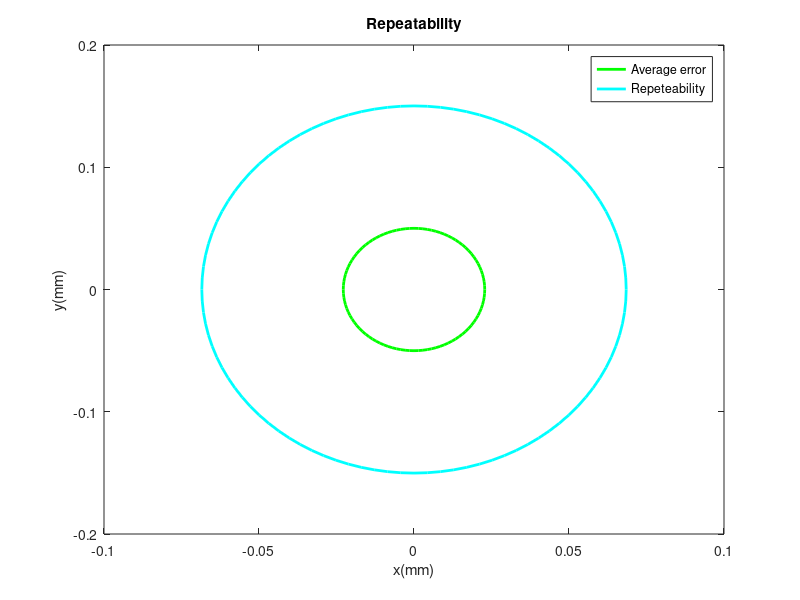

Reproduce this figure in MATLAB.
clc 
clear all

%% FIVE-BAR PARALLEL ROBOT REPEATABILITY TEST

%Measured points

x = [1.24, 1.27, 1.25, 1.29, 1.31, 1.31, 1.31, 1.31, 1.33, 1.29, 1.31, 1.31, 1.31, 1.30, 1.30, 1.30, 1.29, 1.28];
y = [0.39, 0.32, 0.39, 0.39, 0.36, 0.38, 0.45, 0.48, 0.39, 0.41, 0.43, 0.48, 0.45, 0.47, 0.46, 0.49, 0.49, 0.39];

xm = mean(x);
ym = mean(y);

xstd = std(x);
ystd = std(y);

rpx = 3*xstd;
rpy = 3*ystd;

int = 0:pi/50:2*pi;
xem =  xstd * cos(int);
yem = ystd * sin(int);
plot(xem, yem, 'g','LineWidth',2);

hold on

int = 0:pi/50:2*pi;
xrp =  rpx * cos(int);
yrp = rpy * sin(int);
plot(xrp, yrp,'c','LineWidth',2);

title('Repeatability')
xlabel('x(mm)')
ylabel('y(mm)')
axis([-0.10 0.10 -0.2 0.2])
legend('Average error','Repeteability')

